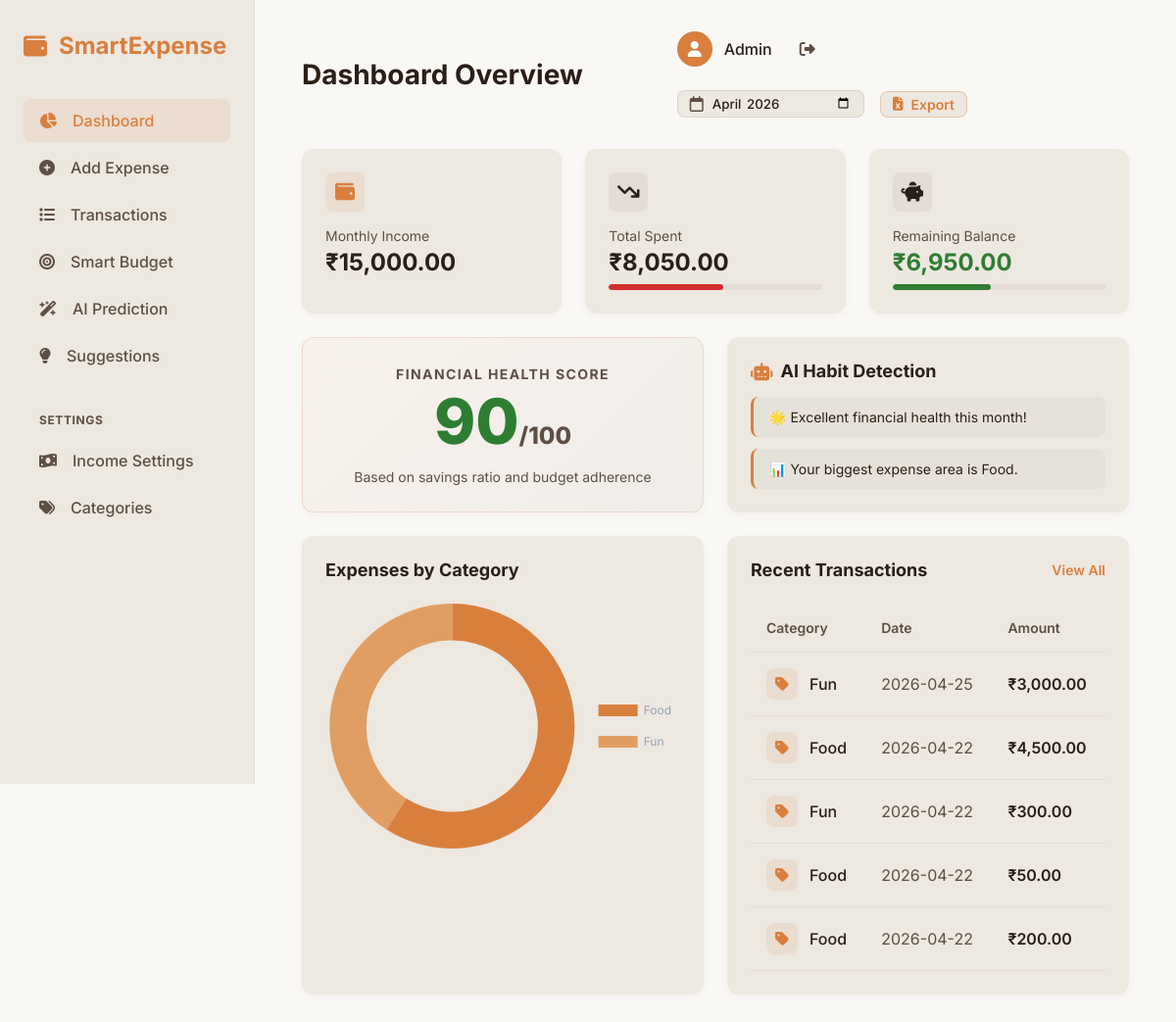
Screenshot of / (signed in) with the database file from the repository.
### models.py (models this page shows)
class Expense(db.Model):
    __tablename__ = 'expenses'
    id = db.Column(db.Integer, primary_key=True, autoincrement=True)
    user_id = db.Column(db.Integer, db.ForeignKey('user.id'), index=True)
    category = db.Column(db.String)
    amount = db.Column(db.Float)
    date = db.Column(db.String)

### app.py (the view)
@app.route('/')
def home():
    if 'user_id' not in session:
        return redirect(url_for('login'))
    user_id = session['user_id']
    current_month = request.args.get('month', datetime.now().strftime("%Y-%m"))
    income = db.session.query(func.sum(Income.amount)).filter(Income.user_id == user_id, func.substr(Income.date, 1, 7) == current_month).scalar() or 0.0
    spent = db.session.query(func.sum(Expense.amount)).filter(Expense.user_id == user_id, func.substr(Expense.date, 1, 7) == current_month).scalar() or 0.0
    remaining = income - spent
    category_expenses_raw = db.session.query(Expense.category, func.sum(Expense.amount)).filter(Expense.user_id == user_id, func.substr(Expense.date, 1, 7) == current_month).group_by(Expense.category).all()
    category_expenses = [(row[0], float(row[1])) for row in category_expenses_raw]
    score = 100
    if income > 0:
        savings_pct = (remaining / income) * 100
        if savings_pct < 0: score -= 40
        elif savings_pct < 10: score -= 20
        elif savings_pct < 20: score -= 10
    else:
        score = 0
    cats = Category.query.filter_by(user_id=user_id).all()
    cat_budgets = {c.name: (income * c.percentage / 100.0) for c in cats}
    for cat, amt in category_expenses:
        if cat in cat_budgets and amt > cat_budgets[cat]:
            score -= 5 # penalty for overspending a category
    score = max(0, min(100, score)) # Clamp between 0-100
    all_expenses = Expense.query.filter(Expense.user_id == user_id, func.substr(Expense.date, 1, 7) == current_month).all()
    weekend_spend = 0
    weekday_spend = 0
    for exp in all_expenses:
        dt = datetime.strptime(exp.date, "%Y-%m-%d")
        if dt.weekday() >= 5: # 5=Sat, 6=Sun
            weekend_spend += float(exp.amount)
        else:
            weekday_spend += float(exp.amount)
    insights = []
    if weekend_spend > weekday_spend:
        insights.append("🛍️ You spend more on weekends than weekdays.")
    if score >= 80:
        insights.append("🌟 Excellent financial health this month!")
    elif score < 50:
        insights.append("⚠️ High risk of overspending. Review your budget.")
    if len(category_expenses) > 0:
        top_cat = max(category_expenses, key=lambda x: x[1])
        insights.append(f"📊 Your biggest expense area is {top_cat[0].title()}.")
    recent_transactions_raw = Expense.query.filter_by(user_id=user_id).order_by(Expense.date.desc(), Expense.id.desc()).limit(5).all()
    recent_transactions = [(e.category, float(e.amount), e.date) for e in recent_transactions_raw]
    return render_template("home.html",
        income=income, spent=spent, remaining=remaining,
        category_expenses=category_expenses,
        recent_transactions=recent_transactions,
        selected_month=current_month,
        score=score, insights=insights)

### templates/home.html
{% extends "base.html" %}
{% block title %}Dashboard Overview{% endblock %}
{% block topbar_actions %}
<form method="get" id="monthForm" style="display: flex; align-items: center; gap: 0.5rem; background: var(--bg-card); padding: 0.25rem 0.75rem; border-radius: 8px; border: 1px solid rgba(42,31,24,0.1);">
    <i class="fa-regular fa-calendar" style="color: var(--text-secondary);"></i>
    <input type="month" name="month" value="{{ selected_month }}" onchange="document.getElementById('monthForm').submit()" style="background: transparent; border: none; outline: none; color: var(--text-primary); font-weight: 500; cursor: pointer;">
</form>
<a href="/export/excel?month={{ selected_month }}" class="btn" style="background: var(--bg-card); color: var(--accent); border: 1px solid rgba(217, 127, 62, 0.3); padding: 0.25rem 0.75rem; border-radius: 8px; font-size: 0.875rem; text-decoration: none; display: flex; align-items: center; gap: 0.5rem;"><i class="fa-solid fa-file-excel"></i> Export</a>
{% endblock %}
{% block content %}
<div class="animate-fade-in">
    <div class="grid-3">
        <div class="card stat-card">
            <div class="stat-icon primary">
                <i class="fa-solid fa-wallet"></i>
            </div>
            <div class="stat-title">Monthly Income</div>
            <div class="stat-value">₹{{ '{:,.2f}'.format(income) }}</div>
        </div>
        <div class="card stat-card">
            <div class="stat-icon danger">
                <i class="fa-solid fa-arrow-trend-down"></i>
            </div>
            <div class="stat-title">Total Spent</div>
            <div class="stat-value">₹{{ '{:,.2f}'.format(spent) }}</div>
            <div class="progress-container">
                {% set spent_percent = (spent / income * 100) if income > 0 else 0 %}
                <div class="progress-bar" style="width: {{ spent_percent }}%; background: var(--danger);"></div>
            </div>
        </div>
        <div class="card stat-card">
            <div class="stat-icon {% if remaining >= 0 %}success{% else %}danger{% endif %}">
                <i class="fa-solid fa-piggy-bank"></i>
            </div>
            <div class="stat-title">Remaining Balance</div>
            <div class="stat-value" style="color: {% if remaining >= 0 %}var(--success){% else %}var(--danger){% endif %};">
                ₹{{ '{:,.2f}'.format(remaining) }}
            </div>
            <div class="progress-container">
                {% set remain_percent = (remaining / income * 100) if income > 0 and remaining > 0 else 0 %}
                <div class="progress-bar" style="width: {{ remain_percent }}%; background: var(--success);"></div>
            </div>
        </div>
    </div>
    <div class="grid-2">
        <div class="card" style="display: flex; flex-direction: column; justify-content: center; align-items: center; text-align: center; background: linear-gradient(135deg, rgba(217, 127, 62, 0.05), rgba(42, 31, 24, 0.05)); border: 1px solid rgba(217, 127, 62, 0.2);">
            <div style="font-size: 0.875rem; color: var(--text-secondary); text-transform: uppercase; letter-spacing: 0.1em; font-weight: 700; margin-bottom: 0.5rem;">Financial Health Score</div>
            <div style="font-size: 4rem; font-weight: 800; color: {% if score >= 80 %}var(--success){% elif score >= 50 %}var(--warning){% else %}var(--danger){% endif %}; line-height: 1;">
                {{ "%.0f"|format(score) }}<span style="font-size: 1.5rem; color: var(--text-secondary);">/100</span>
            </div>
            <div style="margin-top: 1rem; font-size: 0.875rem; color: var(--text-secondary);">
                Based on savings ratio and budget adherence
            </div>
        </div>
        <div class="card">
            <h3 style="margin-bottom: 1rem; font-size: 1.125rem; display: flex; align-items: center; gap: 0.5rem;"><i class="fa-solid fa-robot" style="color: var(--accent);"></i> AI Habit Detection</h3>
            {% if insights %}
                <ul style="list-style: none; padding: 0; display: flex; flex-direction: column; gap: 0.75rem;">
                {% for insight in insights %}
                    <li style="background: rgba(42, 31, 24, 0.03); padding: 0.75rem 1rem; border-radius: 8px; font-size: 0.875rem; color: var(--text-primary); border-left: 3px solid var(--accent);">
                        {{ insight }}
                    </li>
                {% endfor %}
                </ul>
            {% else %}
                <p style="color: var(--text-secondary); font-size: 0.875rem;">Not enough data this month to generate habits.</p>
            {% endif %}
        </div>
    </div>
    <div class="grid-2">
        <div class="card">
            <h3 style="margin-bottom: 1.5rem; font-size: 1.125rem;">Expenses by Category</h3>
            {% if category_expenses %}
            <div style="position: relative; height: 250px; width: 100%;">
                <canvas id="expenseChart"></canvas>
            </div>
            {% else %}
            <div style="text-align: center; color: var(--text-secondary); padding: 3rem 0;">
                <i class="fa-solid fa-chart-pie" style="font-size: 3rem; margin-bottom: 1rem; opacity: 0.5;"></i>
                <p>No expenses tracked this month.</p>
            </div>
            {% endif %}
        </div>
        <div class="card">
            <div style="display: flex; justify-content: space-between; align-items: center; margin-bottom: 1.5rem;">
                <h3 style="font-size: 1.125rem;">Recent Transactions</h3>
                <a href="/view_expenses" style="color: var(--accent); text-decoration: none; font-size: 0.875rem; font-weight: 600;">View All</a>
            </div>
            {% if recent_transactions %}
            <div style="overflow-x: auto;">
                <table>
                    <thead>
                        <tr>
                            <th>Category</th>
                            <th>Date</th>
                            <th>Amount</th>
                        </tr>
                    </thead>
                    <tbody>
                        {% for row in recent_transactions %}
                        <tr>
                            <td>
                                <div style="display: flex; align-items: center; gap: 0.75rem;">
                                    <div style="width: 32px; height: 32px; border-radius: 8px; background: rgba(217, 127, 62, 0.1); color: var(--accent); display: flex; align-items: center; justify-content: center;">
                                        <i class="fa-solid fa-tag"></i>
                                    </div>
                                    <span style="font-weight: 500; text-transform: capitalize;">{{ row[0] }}</span>
                                </div>
                            </td>
                            <td style="color: var(--text-secondary);">{{ row[2] }}</td>
                            <td style="font-weight: 600;">₹{{ '{:,.2f}'.format(row[1]) }}</td>
                        </tr>
                        {% endfor %}
                    </tbody>
                </table>
            </div>
            {% else %}
            <div style="text-align: center; color: var(--text-secondary); padding: 3rem 0;">
                <i class="fa-solid fa-receipt" style="font-size: 3rem; margin-bottom: 1rem; opacity: 0.5;"></i>
                <p>No recent transactions.</p>
            </div>
            {% endif %}
        </div>
    </div>
</div>
{% if category_expenses %}
<script>
document.addEventListener('DOMContentLoaded', function() {
    const ctx = document.getElementById('expenseChart').getContext('2d');
    // Parse data from jinja
    const labels = [
        {% for item in category_expenses %}
            "{{ item[0].title() }}"{% if not loop.last %},{% endif %}
        {% endfor %}
    ];
    const data = [
        {% for item in category_expenses %}
            {{ item[1] }}{% if not loop.last %},{% endif %}
        {% endfor %}
    ];
    const colors = [
        '#d97f3e', // primary accent
        '#e09e62',
        '#c46d33',
        '#8f5024',
        '#e8b68f',
        '#a15c2a',
        '#b86c35',
        '#cc8854'
    ];
    new Chart(ctx, {
        type: 'doughnut',
        data: {
            labels: labels,
            datasets: [{
                data: data,
                backgroundColor: colors,
                borderWidth: 0,
                hoverOffset: 4
            }]
        },
        options: {
            responsive: true,
            maintainAspectRatio: false,
            plugins: {
                legend: {
                    position: 'right',
                    labels: {
                        color: '#94a3b8',
                        padding: 20,
                        font: {
                            family: "'Inter', sans-serif",
                            size: 12
                        }
                    }
                },
                tooltip: {
                    backgroundColor: '#2a1f18',
                    titleColor: '#ede8e0',
                    bodyColor: '#faf8f5',
                    titleFont: { family: "'Inter', sans-serif", size: 13 },
                    bodyFont: { family: "'Inter', sans-serif", size: 14, weight: 'bold' },
                    padding: 12,
                    cornerRadius: 8,
                    callbacks: {
                        label: function(context) {
                            let label = context.label || '';
                            if (label) {
                                label += ': ';
                            }
                            if (context.parsed !== null) {
                                label += new Intl.NumberFormat('en-IN', { style: 'currency', currency: 'INR' }).format(context.parsed);
                            }
                            return label;
                        }
                    }
                }
            },
            cutout: '70%'
        }
    });
});
</script>
{% endif %}
{% endblock %}

### rows the page displays
Expense: category "Fun", date "2026-04-25", amount "3,000.00"
Expense: category "Food", date "2026-04-22", amount "4,500.00"
Expense: category "Fun", date "2026-04-22", amount "300.00"
Expense: category "Food", date "2026-04-22", amount "50.00"
Expense: category "Food", date "2026-04-22", amount "200.00"

### other values shown
{{ session.get('user', '').title() }} "Admin"
{{ '{:,.2f}'.format(income) }} "15,000.00"
{{ '{:,.2f}'.format(spent) }} "8,050.00"
{{ '{:,.2f}'.format(remaining) }} "6,950.00"
{{ "%.0f"|format(score) }} "90"
{{ insight }} "🌟 Excellent financial health this month!" "📊 Your biggest expense area is Food."
